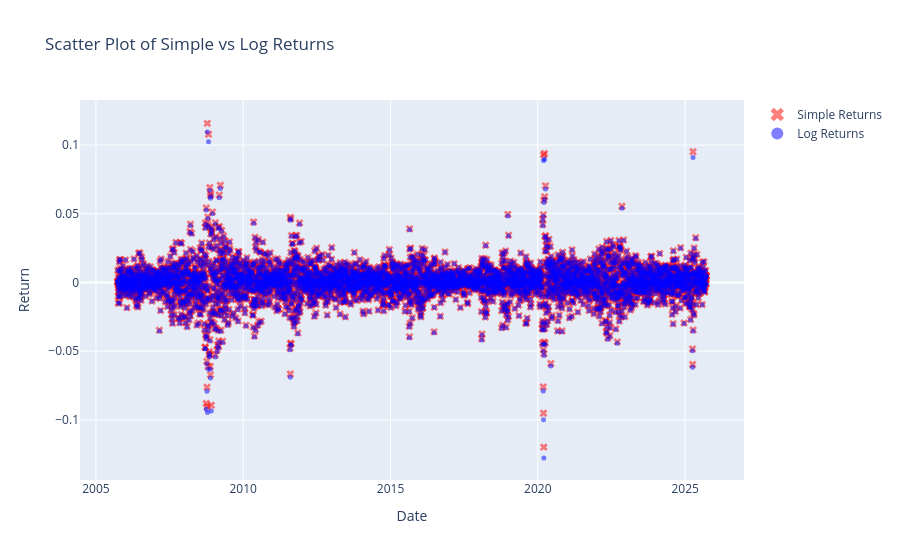

The code cell stored with this chart in its notebook:
### Markdown cell above
To better appreciate the difference between simple returns and log returns, let's plot them:

### Code cell
import plotly.graph_objects as go

fig = go.Figure()

# Simple returns as red crosses
fig.add_trace(go.Scatter(
    x=simple_rt.index, y=simple_rt,
    mode='markers',
    marker=dict(symbol='x', color='red', size=7, opacity=0.5),
    name='Simple Returns'
))

# Log returns as blue circles
fig.add_trace(go.Scatter(
    x=rt.index, y=rt,
    mode='markers',
    marker=dict(symbol='circle', color='blue', size=5, opacity=0.5),
    name='Log Returns'
))

fig.update_layout(
    title="Scatter Plot of Simple vs Log Returns",
    xaxis_title="Date",
    yaxis_title="Return",
    legend=dict(itemsizing='constant')
)

fig.write_image("simple_vs_log_returns.png", width=1700, height=1200, scale=2)  # 170 mm ~ 1700 px at 300 dpi
fig.show()

### Figure 1 — Plotly figure (JSON) as saved in the notebook; plotly's stock layout.template omitted (floating-point values rounded to 4 significant figures; data arrays with more than 128 entries replaced by an {"elided": "..."} marker saying what was removed)
{"data": [{"marker": {"color": "red", "opacity": 0.5, "size": 7, "symbol": "x"}, "mode": "markers", "name": "Simple Returns", "type": "scatter", "x": {"elided": "5029 str values"}, "y": {"elided": "5029 float values"}}, {"marker": {"color": "blue", "opacity": 0.5, "size": 5, "symbol": "circle"}, "mode": "markers", "name": "Log Returns", "type": "scatter", "x": {"elided": "5029 str values"}, "y": {"elided": "5029 float values"}}], "layout": {"legend": {"itemsizing": "constant"}, "title": {"text": "Scatter Plot of Simple vs Log Returns"}, "xaxis": {"title": {"text": "Date"}}, "yaxis": {"title": {"text": "Return"}}}}
